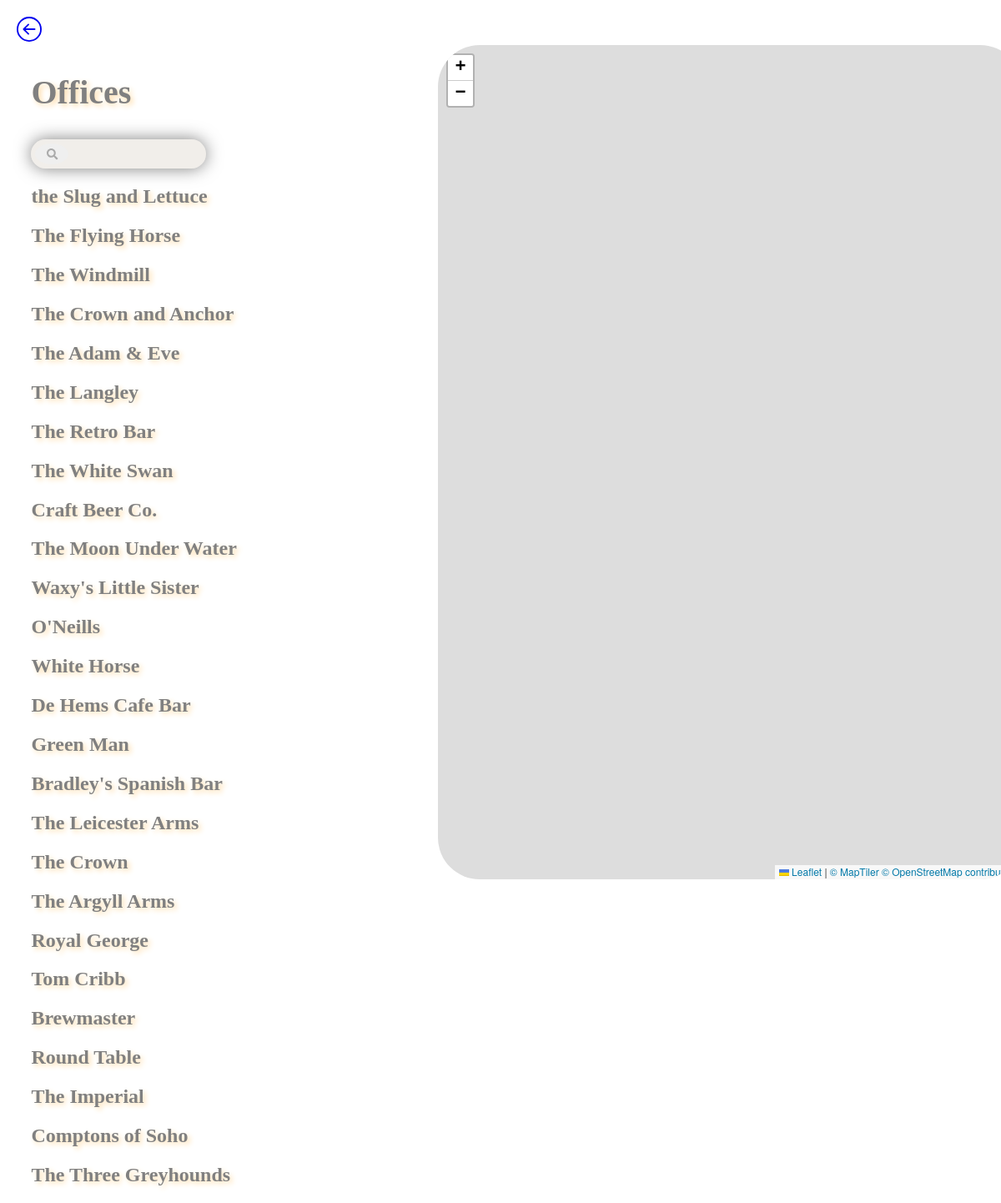
The page /offices on the database its author committed.
### app.py (models this page shows)
class Office(db.Model):
    __tablename__ = 'coffee'

### app.py (the view)
@app.route('/offices')
def offices():
    results = db.session.query(Office).all()
    return render_template('offices.html', data=results)

### templates/offices.html (shortened to what this page needs)
<!DOCTYPE html>
<html lang="en">
<head>
    <link rel="stylesheet" href="https://unpkg.com/leaflet@1.7.1/dist/leaflet.css"
 />
</head>
<body>
    <header>
        <div class="backkopce">
            <a href="{{url_for('index')}}">
            </a>
        </div>
    </header>
    <section>
        <h1>Offices</h1>
        <form action="{{ url_for('search',category=3) }}" method="POST">
            <div class="search-box">
                <button id="search" class="search-btn" type="submit" style="border:none;">
                    <i class="fas fa-search"></i>
                </button>
            </div>
        </form>
        {% if data %}
        {% for item in data %}
        <a href="#" style="text-decoration: none">
            <h2 onclick="toggle({{ item.ID }})">{{ item.name }}</h2>
        </a>
        {% endfor %}
        {% endif %}
    </section>
    <aside>
        <div id="mapid"></div>
    </aside>
</body>
</html>

### templates/offices.html (style rules this page uses)
body { margin-top: 20px; margin-left: 20px; margin-right: 20px; margin-bottom: 20px; }
h1 { font-size: 40px; color: grey; text-shadow: 3px 3px 6px navajowhite; text-align: left; font-family: cursive; }
section { float: left; margin: 0 1.5%; width: 22%; }
aside { float: right; margin: 0 1.5%; width: 55%; }
h2 { color: grey; text-shadow: 3px 3px 6px navajowhite; text-align: left; font-family: Garamond, cursive; }
.search-box { top: 50%; left: 50%; height: 25px; border-radius: 40px; background: rgba(197, 186, 172, 0.25); padding: 5px; box-shadow: 0 0 20px rgba(0, 0, 0, .5); width: 200px; }
.search-btn { color: rgba(128, 128, 128, 0.62); float: left; width: 40px; height: 25px; border-radius: 50%; display: flex; justify-content: center; align-items: center; }
#mapid { width: 700px; height: 1000px; border-radius: 50px; }

### rows shown on the page
Office: name "the Slug and Lettuce"
Office: name "The Flying Horse"
Office: name "The Windmill"
Office: name "The Crown and Anchor"
Office: name "The Adam & Eve"
Office: name "The Langley"
Office: name "The Retro Bar"
Office: name "The White Swan"
Office: name "Craft Beer Co."
Office: name "The Moon Under Water"
Office: name "Waxy's Little Sister"
Office: name "O'Neills"
Office: name "White Horse"
Office: name "De Hems Cafe Bar"
Office: name "Green Man"
Office: name "Bradley's Spanish Bar"
Office: name "The Leicester Arms"
Office: name "The Crown"
Office: name "The Argyll Arms"
Office: name "Royal George"
Office: name "Tom Cribb"
Office: name "Brewmaster"
Office: name "Round Table"
Office: name "The Imperial"
Office: name "Comptons of Soho"
Office: name "The Three Greyhounds"
